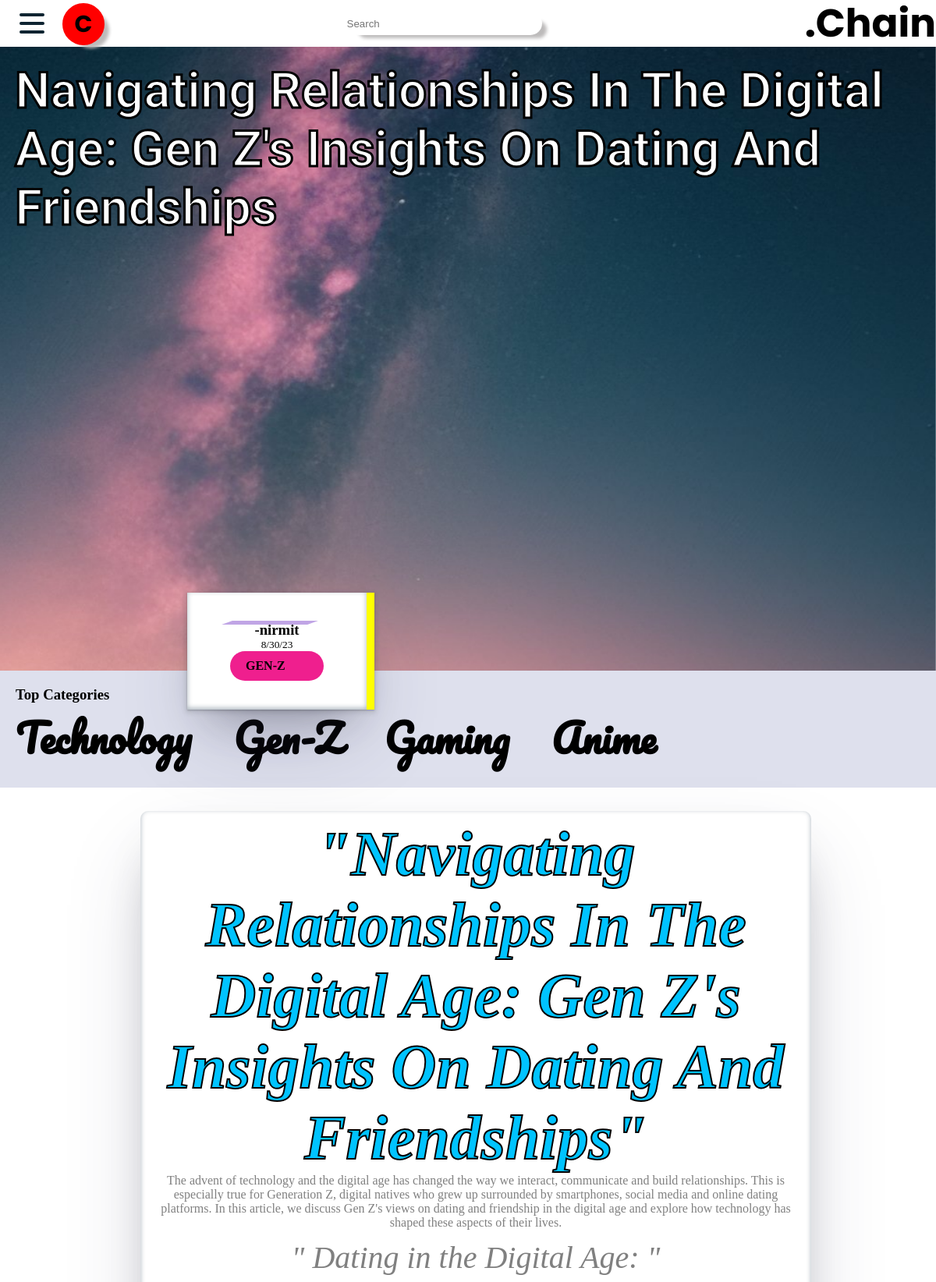
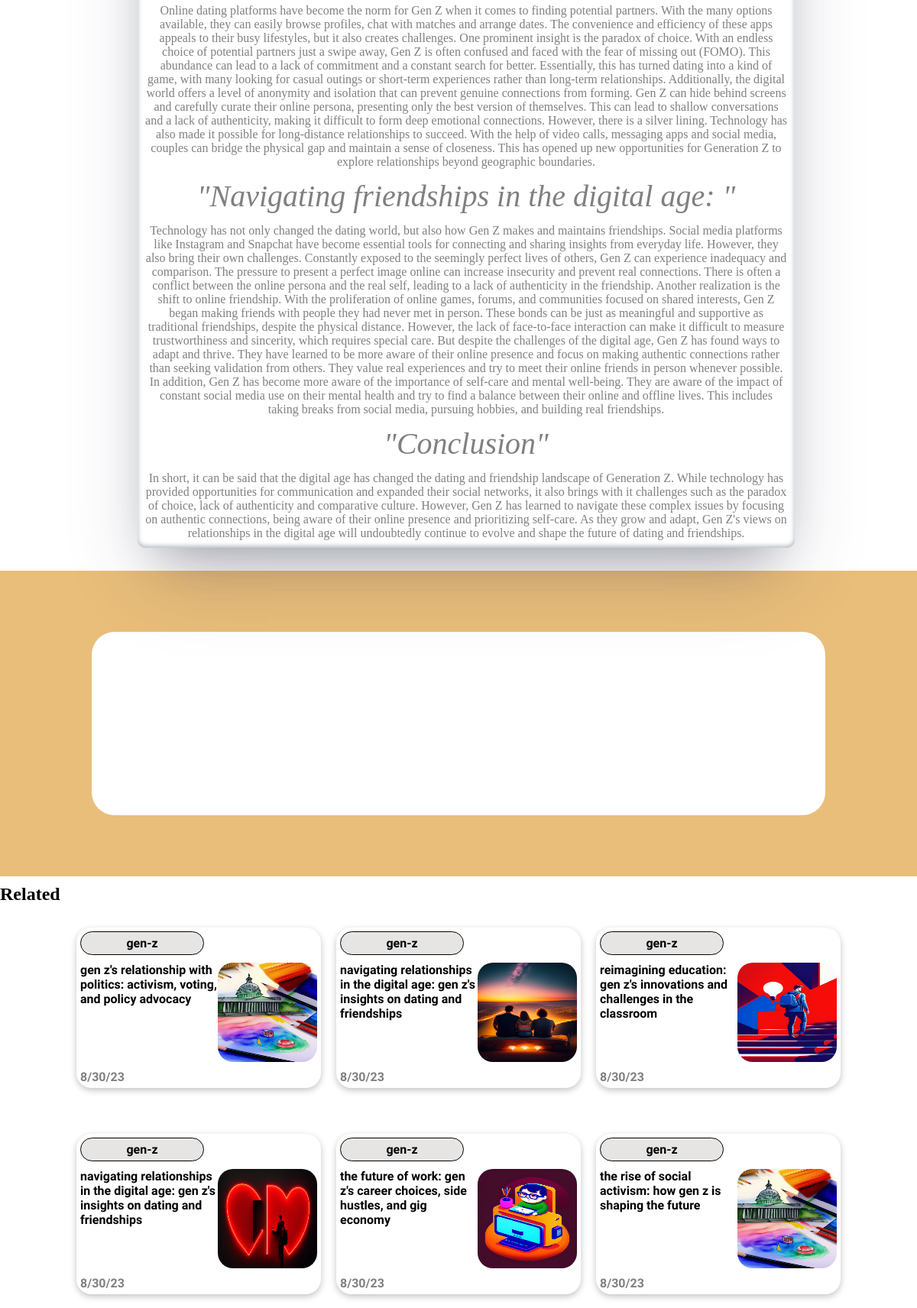
Screenshot of /article/nirmit51693379964_574949 (upper part) with the database file from the repository (2 pictures, top to bottom).
### tables this page shows
CREATE TABLE dotchainblogtable (BLOGID VARCHAR(6) PRIMARY KEY NOT NULL UNIQUE,TITLE TEXT NOT NULL, KEYWORD TEXT NOT NULL, CONTENT TEXT NOT NULL,CATEGORY TEXT NOT NULL,DESCRIPTION TEXT NOT NULL,USERNAME VARCHAR(20) NOT NULL,DATE TIMESTAMP NOT NULL,OBJECTIVE TEXT NOT NULL,IMAGE TEXT NOT NULL,CODE INT NOT NULL);

### api/main.py (the view)
@app.route('/article/<string:blogid>',methods=['GET','POST'])
def article(blogid):
  if request.method=="POST":
      dotchainsearch=request.form.get('dotchainsearch')
      return redirect(url_for('dotchainsearch',dotchainsearch=dotchainsearch,pageno=1))
  conn=sqlite3.connect('flask.db')
  cursor=conn.cursor()
  cursor.execute('SELECT * FROM dotchainblogtable WHERE BLOGID=(?)',(blogid,))
  blogdata=cursor.fetchone()
  cursor.execute('SELECT BLOGID,TITLE,CATEGORY,IMAGE,DATE FROM dotchainblogtable WHERE CATEGORY=(?) ORDER BY DATE DESC LIMIT (?),(?)',(blogdata[4],random.randint(1,5),6))
  rec_blogdata=cursor.fetchall()
  conn.close()
  return render_template('article.html',blogdata=blogdata,rec_blogdata=rec_blogdata)

### api/templates/article.html (shortened to what this page needs)
<!DOCTYPE html>
<html lang="en">
<head>
  <link href="{{ url_for('static', filename='css/layout.css') }}" rel="stylesheet">
  <link href="{{ url_for('static', filename='css/article.css') }}" rel="stylesheet">
  <link href="{{ url_for('static', filename='css/swiper.css') }}" rel="stylesheet">
  <link rel="stylesheet" href="https://cdnjs.cloudflare.com/ajax/libs/font-awesome/4.7.0/css/font-awesome.min.css">
  <link rel="stylesheet" href="https://cdn.jsdelivr.net/npm/swiper@10/swiper-bundle.min.css" />
</head>
<body>
    <nav class="navbar-header">
        <div class="navbar-ham">
            <div class="navbar">
                <div class="container nav-container">
                    <div class="hamburger-lines">
                        <span class="line line1"></span>
                        <span class="line line2"></span>
                        <span class="line line3"></span>
                    </div>
                </div>
            </div>
        </div>
        <div class="profile">C</div>
        <form action="/article/{{blogdata[0]}}" class="form" method="post">
            <div class="searchbarhome">
                <input type="text" name="dotchainsearch" placeholder="Search">
            </div>
        </form>
        <h1>.Chain</h1>
    </nav>
    <header class="articleheader" style="background: url({{ url_for('serve_uploaded_image', filename=blogdata[9]) }}) no-repeat fixed;background-size:cover;background-position: center;">
          <h1 id="headerheading">{{blogdata[1]}}</h1>
    </header>
    <section class="top-categories" id="top-categories">
      <div id="infocard">
        <h3>-{{blogdata[6]}}</h3>
        <small>{{blogdata[7]}}</small>
        <h4>{{blogdata[4]}}</h4>
      </div>
        <h3>Top Categories</h3>
        <span><a href="/tech">Technology</a></span>
        <span><a href="/genz">Gen-Z</a></span>
        <span><a href="/gaming">Gaming</a></span>
        <span><a href="/anime">Anime</a></span>
    </section>
    <main>
      <section id="maincontent">
        {{blogdata[3]| safe}}
      </section>
    </main>
  <section id="is3">
  <div class="is3adv">
  </div>
</section>
  <section id="mainartrel">
        <h2>Related</h2>
        <div id="artreld1">
            {%for i in rec_blogdata%}
          <a href="/article/{{i[0]}}">
            <div class="artreld">
              <span class="category ardspan">{{i[2]}}</span>
              <h4><img src="{{ url_for('serve_uploaded_image', filename=i[3]) }}" loading="lazy">{{i[1]}}</h4>
              <span class="date">{{i[4]}}</span>
            </div>
          </a>
            {%endfor%}
        </div>
      </section>
</body>
</html>

### api/static/css/layout.css (style rules this page uses)
* { margin:0; padding:0; }
.navbar-header { box-sizing: border-box; width: 100vw; display: flex; box-shadow: 0 1px 4px rgb(146 161 176 / 15%); background: none; font-family: "Poppins", sans-serif; align-items: center; justify-content: space-between; height: 60px; }
nav h1 { font-size: 50px; font-weight: bolder; }
.navbar-ham { display: flex; align-items: center; }
.profile { position: absolute; left: 80px; height: 50px; margin-top: 2px; width: 50px; border-radius: 60px; border: 2px solid red; display: flex; align-items: center; justify-content: center; font-size: 30px; font-weight: bolder; background-color: red; box-shadow: 10px 8px 4px -4px rgba(189, 187, 187, 1); }
.form { display: flex; gap: 20px; }
.searchbarhome { width: 250px; height: 30px; }
.searchbarhome input { height: 100%; width: 100%; box-shadow: 10px 8px 4px -4px rgba(189, 187, 187, 1); border: none; border-radius: 100px; }
.container { max-width: 1050px; width: 90%; margin: auto; }
.navbar { width: 100%; }
.nav-container { display: flex; justify-content: space-between; align-items: center; z-index: 4; }
.nav-container { display: block; position: relative; height: 60px; }
.nav-container .hamburger-lines { display: block; height: 26px; width: 32px; position: absolute; top: 17px; left: 20px; z-index: 2; display: flex; flex-direction: column; justify-content: space-between; }
.nav-container .hamburger-lines .line { display: block; height: 4px; width: 100%; border-radius: 10px; background: #0e2431; }
.nav-container .hamburger-lines .line1 { transform-origin: 0% 0%; transition: transform 0.4s ease-in-out; }
.nav-container .hamburger-lines .line2 { transition: transform 0.2s ease-in-out; }
.nav-container .hamburger-lines .line3 { transform-origin: 0% 100%; transition: transform 0.4s ease-in-out; }
.top-categories { background-color: rgb(222, 224, 237); padding: 20px; }
.top-categories span { font-size: 50px; font-weight: 900; margin-right: 50px; }
.top-categories span a { text-decoration: none; color: black; font-family: 'Pacifico', cursive; }

### api/static/css/article.css (style rules this page uses)
.navbar-header { background:white; }
.articleheader { width: 100%; height: 100vh; }
#headerheading { position:sticky; top:5vh; left:2px; font-family: 'Chela One', cursive; color:white; text-transform:capitalize; font-weight:1200; -webkit-text-stroke:3px black; padding: .3em; font-size: 4em; }
#infocard { position:absolute; left:20vw; top:95vh; box-sizing:border-box; height:150px; width:20vw; background-color:white; border-right:10px solid yellow; box-shadow: rgba(50, 50, 93, 0.25) 0px 50px 100px -20px, rgba(0, 0, 0, 0.3) 0px 30px 60px -30px, rgba(10, 37, 64, 0.35) 0px -2px 6px 0px inset,rgba(60, 64, 67, 0.3) 0px 1px 2px 0px, rgba(60, 64, 67, 0.15) 0px 2px 6px 2px; display:flex; flex-direction:column; justify-content:center; align-items:center; padding:10px; }
#infocard h4 { width:100px; padding:10px 0px 10px 20px; background:#ef1f8e; text-transform:uppercase; border-radius:20px; }
#infocard h3::before { content: ""; position: absolute; left: 46%; top: 24%; bottom: 16px; width: 110px; height: 5px; transform: skew(290deg) translateX(-50%); background: rgb(162 121 217 / 67%); z-index: 1; }
section,main,footer { z-index:1; }
main { background: #fff; display: flex; gap:20px; justify-content: center; }
#maincontent { width: 70vw; padding: 10px; margin-top: 10px; border-radius: 10px; display: flex; flex-direction:column; align-items: center; }
#artreld1 { box-sizing:border-box; width:100%; display:flex; flex-wrap:wrap; justify-content:center; align-items:center; gap:20px; }
#artreld1>a { box-sizing:border-box; display:flex; width:320px; margin:20px 0; color:black; font-weight:900; gap:20px; padding:5px; border-radius:20px; box-shadow: rgba(0, 0, 0, 0.24) 0px 3px 8px; font-family: 'Borel', cursive; }
.artreld { display:flex; flex-direction:column; gap:10px; }
.ardspan { width:150px; display:flex; justify-content:center; align-items:center; border:none; background:#e7e4e4; }
.artreld img { width:130px; height:130px; border-radius:20px; float:right; }

### rows the page displays
dotchainblogtable: IMAGE (picture), TITLE "Navigating Relationships In The Digital Age: Gen Z's Insights On Dating And Friendships", USERNAME "nirmit", DATE "8/30/23", CATEGORY "GEN-Z", CONTENT "\"Navigating Relationships In The Digital Age: Gen Z's Insights On Dating And Friendships\" The advent of technology and the digital age has changed the way we interact, communicate and build relationships. This is especially true for Generation Z, digital natives who grew up surrounded by smartphones, social media and online dating platforms. In this article, we discuss Gen Z's views on dating and friendship in the digital age and explore how technology has shaped these aspects of their lives. \" Dating in the Digital Age: \" Online dating platforms have become the norm for Gen Z when it comes to finding potential partners. With the many options available, they can easily browse profiles, chat…", CATEGORY "gen-z", TITLE "navigating relationships in the digital age: gen z's insights on dating and friendships"
dotchainblogtable: CATEGORY "gen-z", IMAGE (picture), TITLE "gen z's relationship with politics: activism, voting, and policy advocacy", DATE "8/30/23"
dotchainblogtable: CATEGORY "gen-z", IMAGE (picture), TITLE "reimagining education: gen z's innovations and challenges in the classroom", DATE "8/30/23"
dotchainblogtable: CATEGORY "gen-z", IMAGE (picture), TITLE "navigating relationships in the digital age: gen z's insights on dating and friendships", DATE "8/30/23"
dotchainblogtable: CATEGORY "gen-z", IMAGE (picture), TITLE "the future of work: gen z's career choices, side hustles, and gig economy", DATE "8/30/23"
dotchainblogtable: CATEGORY "gen-z", IMAGE (picture), TITLE "the rise of social activism: how gen z is shaping the future", DATE "8/30/23"
